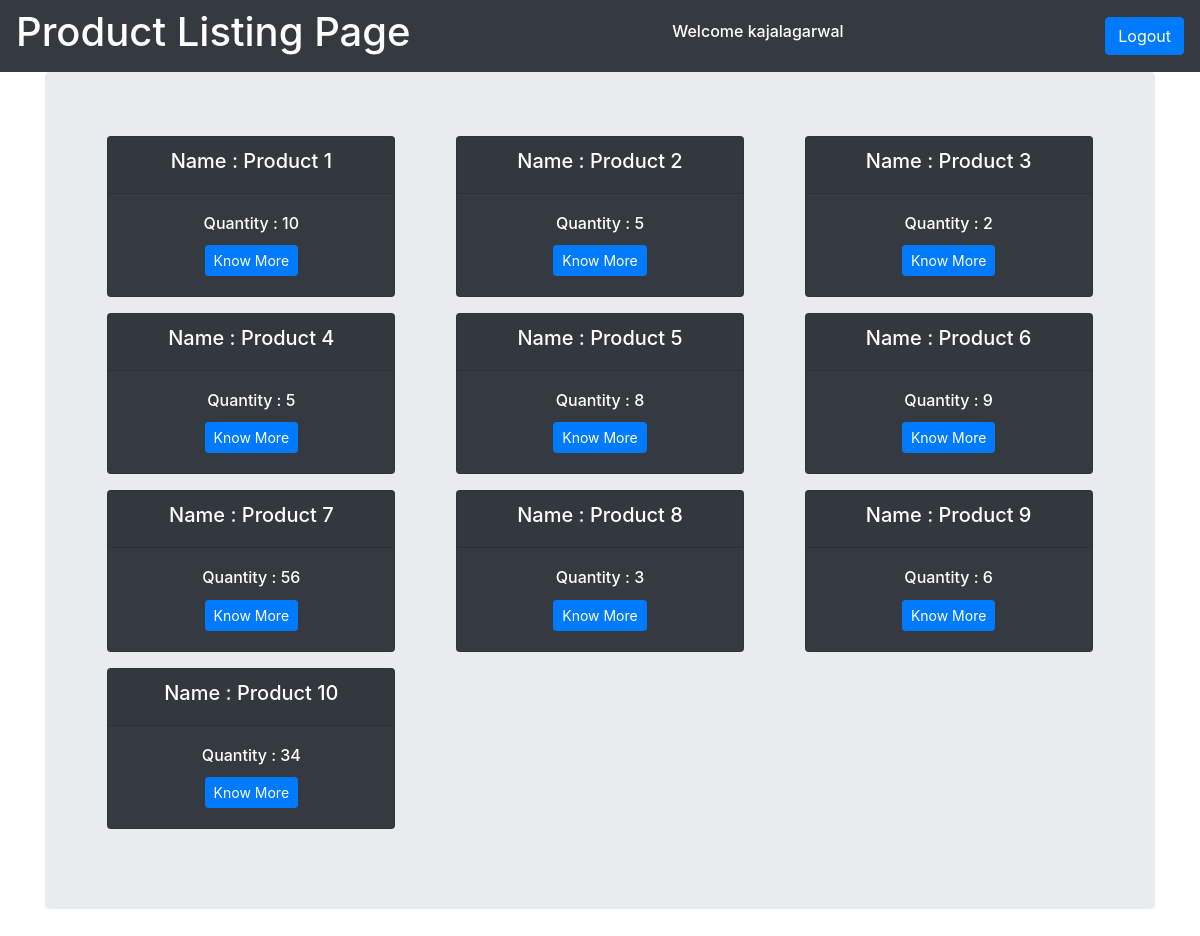
Page /index (signed in) on the committed database.
### app/models.py (models this page shows)
class Product(models.Model):
    Id = models.CharField(primary_key = True, max_length = 9)
    Name = models.CharField(max_length=20)
    Quantity = models.IntegerField()
    ImgSrc = models.CharField(max_length = 50)

### app/views.py (the view)
# urls.py: path('index',views.index,name='index'),
@login_required(login_url='loginPage')
def index(request):
    allproducts =Product.objects.all()
    return render(request,'index.html',context={"ProductList":allproducts,"usrname":request.session['usrname']})

### templates/index.html (shortened to what this page needs)
<!DOCTYPE html>
<html lang="en" dir="ltr">
  <head>
    <link rel="stylesheet" href="https://stackpath.bootstrapcdn.com/bootstrap/4.5.2/css/bootstrap.min.css">
  </head>
  <body>
    {% block content %}
    <nav class="navbar navbar-dark bg-dark">
  <h1 class="text-white float-left">Product Listing Page</h1>
  <h6 class="text-white">Welcome {{usrname}}</h6>
  <a class="btn btn-primary float-right" href="{% url 'logout' %}" role="button">Logout</a>
    </nav>
<div class="container">
  <div class="jumbotron">
<div class="row mx-auto">
  {% for i in ProductList %}
  <div class="col-md-4 text-center">
    <div class="card text-white bg-dark mb-3 mx-auto d-block" style="max-width: 18rem;">
      <div class="card-header"><h5>Name : {{i.Name}}</h5></div>
      <div class="card-body">
        <h6 class="card-title">Quantity : {{i.Quantity}}</h6>
        <a class="btn btn-primary btn-sm" href="{% url 'ProDetail' %}?data={{i.Id}}" role="button">Know More</a>
      </div>
    </div>
  </div>
{% endfor %}
</div>
  </div>
</div>
{% endblock %}
  </body>
</html>

### rows in the picture
Product: Name "Product 1", Quantity "10"
Product: Name "Product 2", Quantity "5"
Product: Name "Product 3", Quantity "2"
Product: Name "Product 4", Quantity "5"
Product: Name "Product 5", Quantity "8"
Product: Name "Product 6", Quantity "9"
Product: Name "Product 7", Quantity "56"
Product: Name "Product 8", Quantity "3"
Product: Name "Product 9", Quantity "6"
Product: Name "Product 10", Quantity "34"

### other values in the picture
{{ usrname }} "kajalagarwal"
